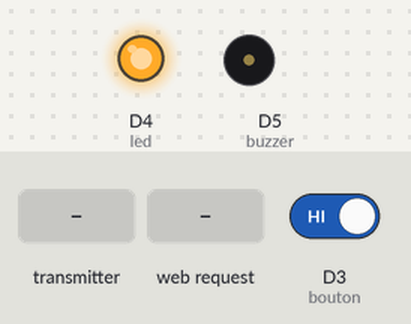
The sketch below on a simulated ESP8266 (NodeMCU). Shown: output pins drawn as LEDs (lit = HIGH), buzzer (waves = sounding). The inputs (shaded band) are chosen by the test bench; at power-on: D3 (bouton) HIGH. WiFi joins after 1.5 s; servers stay silent unless stated; what the sketch prints to the serial monitor is not drawn.

Above: at 2.7 s.
2.8 s: D3 (bouton) driven LOW
At 4.6 s:
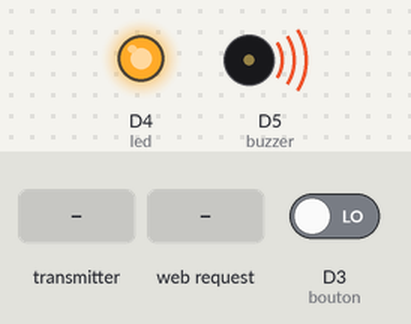
8.3 s: the transmitter starts sending etat = 0
10.3 s: the transmitter starts sending etat = 1
At 10.8 s:
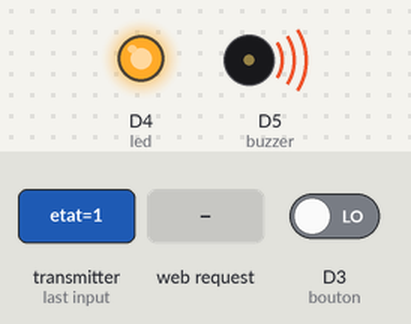
11.8 s: HTTP request GET /1/off received
At 12.05 s:
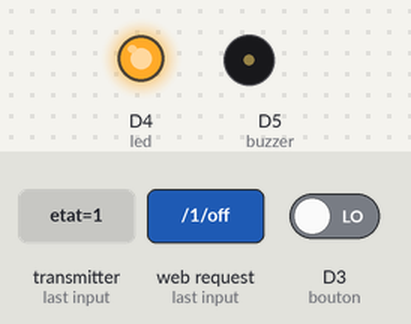
Timing chart, 0 to 14.3 s (numbered marks = the images above; inputs shaded):
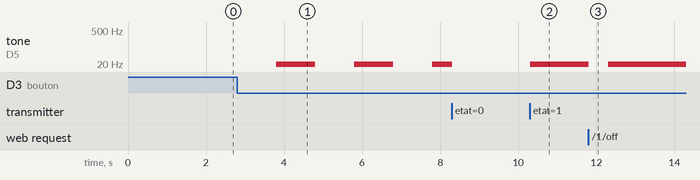

The sketch:

Objet.ino
```cpp
#include <ESP8266WiFi.h>
#include <espnow.h>

// Replace with your network credentials
char * ssid = "MON PROJET IoT" ;
char * password = "sapasgadew" ;

//etat
bool etat = false;
String etatBuzzer = "off";

// MAC Address commande
uint8_t CommandeAddress[] = {0x10, 0x52, 0x1C, 0x02, 0x4C, 0xAC};

//port
const int buzzer = D5 ;
const int bouton = D3 ;
const int led = D4 ;

//configurer ip static
IPAddress ip(192,168,4,200);
IPAddress gateway(192,168,4,9);
IPAddress subnet(255,255,255,0);

// Web Server port 80
WiFiServer server(80);

String header;

// Current time
unsigned long currentTime = millis();
// Previous time
unsigned long previousTime = 0;
// Define timeout time in milliseconds (example: 2000ms = 2s)
const long timeoutTime = 2000;

void setup() {
  Serial.begin(115200);

  pinMode (buzzer, OUTPUT) ;
  pinMode (led, OUTPUT) ;

  //Configure wifi
  WiFi.mode(WIFI_STA);

  Serial.print("Connection a :");
  Serial.println(ssid);

  WiFi.config(ip,gateway,subnet);
  WiFi.begin(ssid, password);

  while (WiFi.status() != WL_CONNECTED) {
    delay(500);
    Serial.print(".");
  }

  Serial.println("");
  Serial.println("Wifi connecte");
  Serial.println("IP address: ");
  Serial.println(WiFi.localIP());


  //configuration espnow
  if (esp_now_init() != 0) {
    Serial.println("Erreur ESP-NOW");
    return;
  }

  // ESP-NOW mode
  esp_now_set_self_role(ESP_NOW_ROLE_COMBO);
  esp_now_add_peer(CommandeAddress, ESP_NOW_ROLE_COMBO, 1, NULL, 0);

  //fonction envoyer et recevoir
  esp_now_register_send_cb(OnDataSent);
  esp_now_register_recv_cb(OnDataRecv);

  server.begin();
}

void loop(){
  digitalWrite(led, HIGH);

  WiFiClient client = server.available();

  if (client)
  {
    Serial.println("New Client.");
    String currentLine = "";
    currentTime = millis();
    previousTime = currentTime;

    while (client.connected() && currentTime - previousTime <= timeoutTime)
    {
      currentTime = millis();

      if (client.available())
      {
        char c = client.read();
        header += c;

        if (c == '\n')
        {
          if (currentLine.length() == 0)
          {
            if (header.indexOf("GET /1/on") >= 0)
            {
              Serial.println("BUZZER on");
              etat = true ;
              tone(buzzer,10);
              esp_now_send(CommandeAddress, (uint8_t *) &etat, sizeof(etat));
            }

            else if (header.indexOf("GET /1/off") >= 0)
            {
              Serial.println("BUZZER off");
              etat = false ;
              noTone(buzzer);
              esp_now_send(CommandeAddress, (uint8_t *) &etat, sizeof(etat));
            }

            client.println("<!DOCTYPE html><html>");
            client.println("<head><meta http-equiv=\"refresh\" content=\"1; url=/\"><meta name=\"viewport\" content=\"width=device-width, initial-scale=1\">");
            client.println("<link rel=\"icon\" href=\"data:,\">");

            client.println("<style>html { font-family: Helvetica; display: inline-block; margin: 0px auto; text-align: center;}");
            client.println(".button { background-color: #195B6A; border: none; color: white; padding: 16px 40px;");
            client.println("text-decoration: none; font-size: 30px; margin: 2px; cursor: pointer;}");
            client.println(".button2 {background-color: #77878A;}</style></head>");

            client.println("<body><h1>Objet 2</h1>");

            if(etat)
              etatBuzzer = "on" ;

            else
              etatBuzzer = "off" ;

            client.println("<p>Etat sonnerie - " + etatBuzzer + "</p>");

            if (etatBuzzer=="off")
              client.println("<p><a href=\"/1/on\"><button class=\"button\">ALLUMER</button></a></p>");

            else
              client.println("<p><a href=\"/1/off\"><button class=\"button button2\">ETEINDRE</button></a></p>");

            client.println("</body></html>");

            client.println();
            break;
          }

          else
            currentLine = "";
        }

        else if (c != '\r')
          currentLine += c;
      }
    }

    header = "";
    client.stop();
    Serial.println("Client disconnected.");
  }

  int bouton_etat = digitalRead(bouton); // read new state

  if (bouton_etat == LOW) //si on appuie sur le bouton
  {
    etat = !etat ; //changement d'etat
    delay(1000) ;
    sonner(etat);
    esp_now_send(CommandeAddress, (uint8_t *) &etat, sizeof(etat));
  }
}


void sonner(bool action)
{
  if(action)
  {
    Serial.println("Bouton ON");
    tone(buzzer,10);
  }

  else
  {
    Serial.println("Bouton OFF");
    noTone(buzzer);
  }
}

//verifier si on a bien envoye les donnees
void OnDataSent(uint8_t *mac_addr, uint8_t sendStatus)
{
  if (sendStatus == 0)
    Serial.println("Delivery success");

  else
    Serial.println("Delivery fail");
}

// fonction recevoir donnee
void OnDataRecv(uint8_t * mac, uint8_t *incomingData, uint8_t len)
{
  memcpy(&etat, incomingData, sizeof(etat));
  Serial.print("Recu: ");
  Serial.println(etat);
  sonner(etat);
}
```

Measured:
- after the input at 2.8 s, tone on D5 (buzzer): alternates 10 Hz for 1.0 s and silent for 1.0 s, starting after 1.0 s
- after the input at 10.3 s, tone on D5 (buzzer): silent → 10 Hz at once
- after the input at 11.8 s, tone on D5 (buzzer): 10 Hz → silent at once, → 10 Hz 0.49 s later
